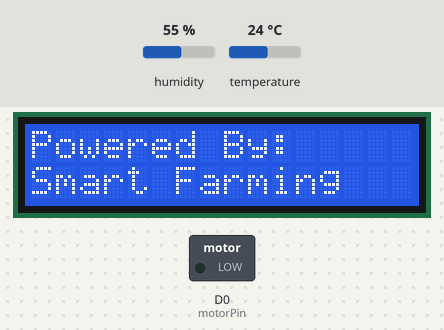
Bench run of a sketch on a simulated ESP8266 (NodeMCU). On the bench: 16×2 character LCD, switched loads named in the sketch (green lamp = pin HIGH). The inputs (shaded band) are chosen by the test bench; at power-on: humidity 55 %, temperature 24 °C. WiFi joins after 1.5 s; servers stay silent unless stated; uploads are accepted with an empty reply; what the sketch prints to the serial monitor is not drawn.

Above: at 0.2 s.
At 4.2 s:
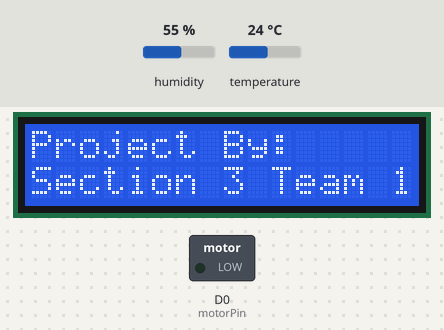
At 9.8 s:
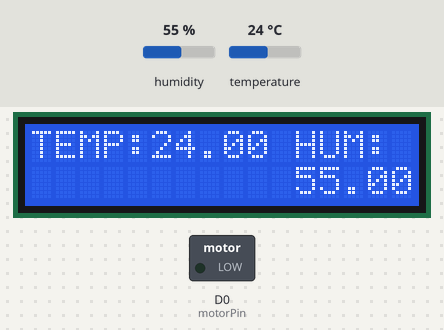
At 11.8 s:
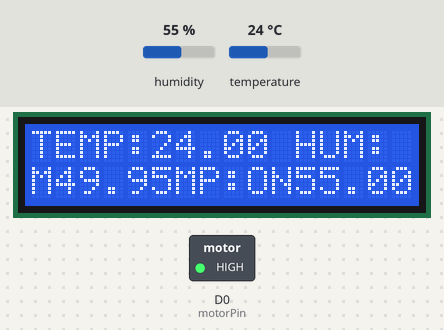
Timing chart, 0 to 13.3 s (numbered marks = the images above):
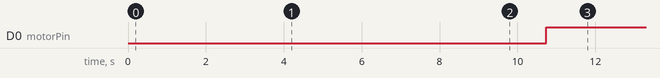

Measured:
- by itself, D0 (motorPin): LOW → HIGH at 10.7 s
- what the display in image 1 shows lasts 5.5 s, from 4.2 s to 9.7 s
- what the display in image 2 shows lasts 1.0 s, from 9.7 s to 10.7 s

The sketch:

bestTRYY_SMS.ino
```cpp
#include <ESP8266WiFi.h>
#include <ESP8266HTTPClient.h>
#include <LiquidCrystal_I2C.h>
#include "DHT.h"

LiquidCrystal_I2C lcd(0x27, 16, 2);

//////////////////////////////////////////////////////////////////
unsigned long interval = 10000;
unsigned long previousMillis = 0;
unsigned long interval1 = 1000;
unsigned long previousMillis1 = 0;


///////////////////////////////////////////////////////////////
//soil moisture pin port on nodmcu
const int moisturePin = A0;
//motor pin that connect the actuater  to relay on nodmcu
const int motorPin = D0;

#define DHTTYPE DHT11
// DHT Sensor

#define DHTPIN D4
uint8_t DHTPin = D4;
#define DHTTYPE DHT11

DHT dht(DHTPIN,DHTTYPE);
float Temperature;
float Humidity;
float moisturePercentage;


// Replace with your network credentials
const char* ssid     = "try1";
const char* password = "12345678";

// REPLACE with your Domain name and URL path or IP address with path
const char* serverName = "http://192.168.43.129/post-esp-data.php";

// Keep this API Key value to be compatible with the PHP code provided in the project page.
// If you change the apiKeyValue value, the PHP file /post-esp-data.php also needs to have the same key
String apiKeyValue = "tPmAT5Ab3j7F9";

String sensorName = "Sensor12";
String sensorLocation = "Dilla";


void setup() {

  pinMode(DHTPin, INPUT);
  pinMode(motorPin, OUTPUT);
  digitalWrite(motorPin, LOW);

  dht.begin();
  lcd.clear();
  lcd.begin(16,2);
  lcd.init();
  lcd.backlight();

  lcd.setCursor(0,0);
  lcd.print("Powered By:");
  lcd.setCursor(0,1);
  lcd.print("Smart Farming");
  delay(4000);
  lcd.clear();

 lcd.clear();
 lcd.setCursor(0,0);
 lcd.print("Project By:");
 lcd.setCursor(0,1);
 lcd.print("Section 3 Team 1");
 delay(4000);

  dht.begin();

  Serial.begin(115200);

  WiFi.begin(ssid, password);
  Serial.println("Connecting");
  while(WiFi.status() != WL_CONNECTED) {
    delay(500);
    Serial.print(".");
  }
  Serial.println("");
  Serial.print("Connected to WiFi network with IP Address: ");
  Serial.println(WiFi.localIP());

  // (you can also pass in a Wire library object like &Wire2)

}

void loop() {
  unsigned long currentMillis = millis(); // grab current time
  lcd.clear();
 if(isnan(Temperature) || isnan(Humidity) || isnan(moisturePercentage)){
    lcd.clear();
    lcd.setCursor(1, 0);
    lcd.println("Failed to read Sensor Data check cables!!");
    return;
  }

 //humidty
  Temperature = dht.readTemperature(); // Gets the values of the temperature
  Humidity = dht.readHumidity(); // Gets the values of the humidity
  lcd.setCursor(0,0);
  lcd.print("TEMP:");
  lcd.setCursor(5,0);
  lcd.print(Temperature);

  lcd.setCursor(11,0);
  lcd.print("HUM:");
  lcd.setCursor(11,1);
  lcd.print(Humidity);
  delay(1000);

//moisture on off
  moisturePercentage = ( 100.00 - ( (analogRead(moisturePin) / 1023.00) * 100.00 ) );

if ((unsigned long)(currentMillis - previousMillis1) >= interval1) {
    Serial.print("Soil Moisture is  = ");
    Serial.print(moisturePercentage);
    Serial.println("%");
    previousMillis1 = millis();
  }

if (moisturePercentage < 50) {
  digitalWrite(motorPin, HIGH);         // tun on motor


   lcd.setCursor(4,1);
   lcd.print("PUMP:ON");
   delay(1000);

}
if (moisturePercentage > 50 && moisturePercentage < 55) {
  digitalWrite(motorPin, HIGH);        //turn on motor pump

  lcd.setCursor(4,1);
  lcd.print("PUMP:ON");
  delay(1000);
}
if (moisturePercentage > 56) {
  digitalWrite(motorPin, LOW);          // turn off mottor

  lcd.setCursor(4,1);
  lcd.print("PUMP:OFF");

  delay(1000);
}


  lcd.setCursor(0,1);
  lcd.print("M:");
  lcd.setCursor(1, 1);
  lcd.print(moisturePercentage);
  delay(1000);


  //Check WiFi connection status
  if(WiFi.status()== WL_CONNECTED){
    HTTPClient http;

    // Your Domain name with URL path or IP address with path
    http.begin(serverName);

    // Specify content-type header
    http.addHeader("Content-Type", "application/x-www-form-urlencoded");

    // Prepare your HTTP POST request data
    String httpRequestData = "api_key=" + apiKeyValue + "&sensor=" + sensorName
                          + "&location=" + sensorLocation + "&value1=" + String(Temperature)
                          + "&value2=" + String(Humidity) + "&value3=" + String(moisturePercentage);
    Serial.print("httpRequestData: ");
    Serial.println(httpRequestData);


    // Send HTTP POST request
    int httpResponseCode = http.POST(httpRequestData);


    if (httpResponseCode>0) {
      Serial.print("HTTP Response code: ");
      Serial.println(httpResponseCode);
    }
    else {
      Serial.print("Error code: ");
      Serial.println(httpResponseCode);
    }
    // Free resources
    http.end();
  }
  else {
    Serial.println("WiFi Disconnected");
  }
  //Send an HTTP POST request every 30 seconds
  delay(30000);
}
```
